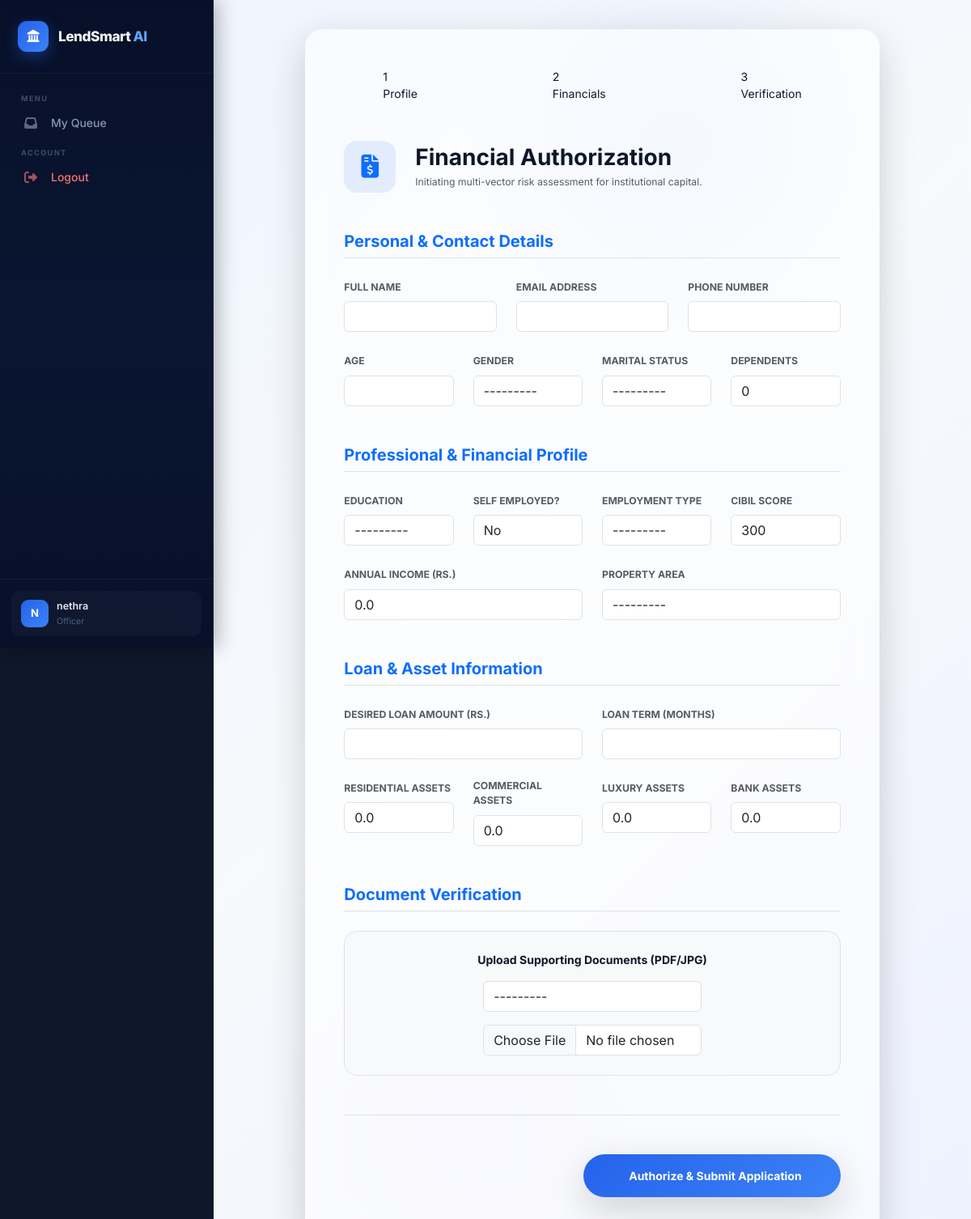
The app's page /apply-loan/ (signed in) with its own data.
### loan_app/models.py (models this page shows, shortened)
class User(AbstractUser):
    ROLE_CHOICES = [
        ('admin', 'Admin'),
        ('officer', 'Loan Officer'),
        ('applicant', 'Applicant'),
    ]
    role = models.CharField(max_length=20, choices=ROLE_CHOICES, default='applicant')
    phone = models.CharField(max_length=15, blank=True, null=True)
    employee_id = models.CharField(max_length=20, blank=True, null=True, unique=True)
    department = models.CharField(max_length=50, blank=True, null=True)
    joined_date = models.DateTimeField(auto_now_add=True)

### loan_app/views.py (the view)
# urls.py: path('apply-loan/', views.apply_loan_view, name='apply_loan'),
@login_required
def apply_loan_view(request):
    if request.method == 'POST':
        form = LoanApplicationForm(request.POST)
        doc_form = DocumentUploadForm(request.POST, request.FILES)
        if form.is_valid() and doc_form.is_valid():
            application = form.save(commit=False)
            application.user = request.user
            if predictor:
                try:
                    result = predictor.predict(application, use_ann=True)
                    application.ml_prediction = result['status']
                    application.prediction = result['status']
                    application.prediction_confidence = result['confidence']
                except Exception as e:
                    print(f"Prediction failed: {e}")
            application.save()
            doc = doc_form.save(commit=False)
            doc.application = application
            doc.save()
            messages.success(request, 'Loan application submitted successfully!')
            return redirect('prediction_result', application_id=application.id)
    else:
        form = LoanApplicationForm()
        doc_form = DocumentUploadForm()
    return render(request, 'user/apply_loan.html', {'form': form, 'doc_form': doc_form})

### loan_app/forms.py
class DocumentUploadForm(forms.ModelForm):
    class Meta:
        model = Document
        fields = ['document_type', 'file_path']
        widgets = {
            'document_type': forms.Select(attrs={'class': 'form-control'}),
            'file_path': forms.ClearableFileInput(attrs={'class': 'form-control'}),
        }

### templates/user/apply_loan.html (shortened to what this page needs)
{% extends 'base.html' %}
{% block content %}
<div class="row justify-content-center">
    <div class="col-lg-10 animate-pro">
        <div class="pro-card p-5 border-0 shadow-lg">
            <div class="stepper-wrapper mb-5 d-flex justify-content-between align-items-center px-lg-5">
                <div class="step-item active">
                    <div class="step-icon">1</div>
                    <div class="step-label">Profile</div>
                </div>
                <div class="step-item">
                    <div class="step-icon">2</div>
                    <div class="step-label">Financials</div>
                </div>
                <div class="step-item">
                    <div class="step-icon">3</div>
                    <div class="step-label">Verification</div>
                </div>
            </div>
            <div class="d-flex align-items-center mb-5">
                <div class="bg-primary-light text-primary me-4" style="width: 64px; height: 64px; font-size: 1.8rem; display: flex; align-items: center; justify-content: center; border-radius: 16px;">
                    <i class="fas fa-file-invoice-dollar"></i>
                </div>
                <div>
                    <h3 class="fw-bold mb-1 text-slate-800">Financial Authorization</h3>
                    <p class="text-muted small mb-0">Initiating multi-vector risk assessment for institutional capital.</p>
                </div>
            </div>
            <form method="post" enctype="multipart/form-data">
                <h5 class="fw-bold text-primary mb-4 border-bottom pb-2">Personal & Contact Details</h5>
                <div class="row g-4 mb-5">
                    <div class="col-md-4">
                        <label class="form-label fw-bold text-muted small text-uppercase">Full Name</label>
                        {{ form.applicant_name }}
                    </div>
                    <div class="col-md-4">
                        <label class="form-label fw-bold text-muted small text-uppercase">Email Address</label>
                        {{ form.email }}
                    </div>
                    <div class="col-md-4">
                        <label class="form-label fw-bold text-muted small text-uppercase">Phone Number</label>
                        {{ form.phone }}
                    </div>
                    <div class="col-md-3">
                        <label class="form-label fw-bold text-muted small text-uppercase">Age</label>
                        {{ form.age }}
                    </div>
                    <div class="col-md-3">
                        <label class="form-label fw-bold text-muted small text-uppercase">Gender</label>
                        {{ form.gender }}
                    </div>
                    <div class="col-md-3">
                        <label class="form-label fw-bold text-muted small text-uppercase">Marital Status</label>
                        {{ form.marital_status }}
                    </div>
                    <div class="col-md-3">
                        <label class="form-label fw-bold text-muted small text-uppercase">Dependents</label>
                        {{ form.dependents }}
                    </div>
                </div>
                <h5 class="fw-bold text-primary mb-4 border-bottom pb-2">Professional & Financial Profile</h5>
                <div class="row g-4 mb-5">
                    <div class="col-md-3">
                        <label class="form-label fw-bold text-muted small text-uppercase">Education</label>
                        {{ form.education }}
                    </div>
                    <div class="col-md-3">
                        <label class="form-label fw-bold text-muted small text-uppercase">Self Employed?</label>
                        {{ form.self_employed }}
                    </div>
                    <div class="col-md-3">
                        <label class="form-label fw-bold text-muted small text-uppercase">Employment Type</label>
                        {{ form.employment_type }}
                    </div>
                    <div class="col-md-3">
                        <label class="form-label fw-bold text-muted small text-uppercase">CIBIL Score</label>
                        {{ form.cibil_score }}
                    </div>
                    <div class="col-md-6">
                        <label class="form-label fw-bold text-muted small text-uppercase">Annual Income (Rs.)</label>
                        {{ form.income_annum }}
                    </div>
                    <div class="col-md-6">
                        <label class="form-label fw-bold text-muted small text-uppercase">Property Area</label>
                        {{ form.property_area }}
                    </div>
                </div>
                <h5 class="fw-bold text-primary mb-4 border-bottom pb-2">Loan & Asset Information</h5>
                <div class="row g-4 mb-5">
                    <div class="col-md-6">
                        <label class="form-label fw-bold text-muted small text-uppercase">Desired Loan Amount (Rs.)</label>
                        {{ form.loan_amount }}
                    </div>
                    <div class="col-md-6">
                        <label class="form-label fw-bold text-muted small text-uppercase">Loan Term (Months)</label>
                        {{ form.loan_term }}
                    </div>
                    <div class="col-md-3">
                        <label class="form-label fw-bold text-muted small text-uppercase">Residential Assets</label>
                        {{ form.residential_assets_value }}
                    </div>
                    <div class="col-md-3">
                        <label class="form-label fw-bold text-muted small text-uppercase">Commercial Assets</label>
                        {{ form.commercial_assets_value }}
                    </div>
                    <div class="col-md-3">
                        <label class="form-label fw-bold text-muted small text-uppercase">Luxury Assets</label>
                        {{ form.luxury_assets_value }}
                    </div>
                    <div class="col-md-3">
                        <label class="form-label fw-bold text-muted small text-uppercase">Bank Assets</label>
                        {{ form.bank_asset_value }}
                    </div>
                </div>
                <h5 class="fw-bold text-primary mb-4 border-bottom pb-2">Document Verification</h5>
                <div class="row g-4 mb-5">
                    <div class="col-md-12">
                        <div class="p-4 border border-dashed rounded-4 bg-light text-center">
                            <label class="form-label fw-bold d-block mb-3">Upload Supporting Documents (PDF/JPG)</label>
                            <div class="row justify-content-center">
                                <div class="col-md-6">
                                    {{ doc_form.document_type }}
                                    <div class="mt-3">
                                        {{ doc_form.file_path }}
                                    </div>
                                </div>
                            </div>
                        </div>
                    </div>
                </div>
                <div class="text-end border-top pt-5 mt-5">
                    <button type="submit" class="btn btn-primary btn-lg px-5 py-3 rounded-pill shadow-lg fw-bold">
                         Authorize & Submit Application
                    </button>
                </div>
            </form>
        </div>
    </div>
</div>
{% endblock %}

### templates/base.html (shortened to what this page needs)
<!DOCTYPE html>
<html lang="en">
<head>
    <link href="https://cdn.jsdelivr.net/npm/bootstrap@5.3.0/dist/css/bootstrap.min.css" rel="stylesheet">
    <link href="https://cdnjs.cloudflare.com/ajax/libs/font-awesome/6.4.0/css/all.min.css" rel="stylesheet">
</head>
<body>
    {% if request.resolver_match.url_name not in 'home,login,register' %}
    <aside class="sidebar" id="mainSidebar">
        <div class="sidebar-brand">
            <div class="brand-icon"><i class="fas fa-landmark"></i></div>
            <div class="brand-text">LendSmart <span>AI</span></div>
        </div>
        <nav class="sidebar-nav">
            {% if user.is_authenticated %}
                {% if user.role == 'admin' %}
                    <div class="nav-section">
                        <span class="nav-label">Menu</span>
                        <div class="nav-item"><a href="{% url 'admin_dashboard' %}" class="nav-link {% if request.resolver_match.url_name == 'admin_dashboard' %}active{% endif %}"><i class="fas fa-chart-line"></i> Dashboard</a></div>
                        <div class="nav-item"><a href="{% url 'admin_application_list' %}" class="nav-link {% if 'application' in request.resolver_match.url_name %}active{% endif %}"><i class="fas fa-folder-open"></i> Applications</a></div>
                        <div class="nav-item"><a href="{% url 'admin_officer_list' %}" class="nav-link {% if 'officer' in request.resolver_match.url_name %}active{% endif %}"><i class="fas fa-users"></i> Loan Officers</a></div>
                    </div>
                    <div class="nav-section">
                        <span class="nav-label">Account</span>
                        <div class="nav-item"><a href="{% url 'logout' %}" class="nav-link nav-logout"><i class="fas fa-sign-out-alt"></i> Logout</a></div>
                    </div>
                {% elif user.role == 'officer' %}
                    <div class="nav-section">
                        <span class="nav-label">Menu</span>
                        <div class="nav-item"><a href="{% url 'officer_dashboard' %}" class="nav-link {% if request.resolver_match.url_name == 'officer_dashboard' %}active{% endif %}"><i class="fas fa-inbox"></i> My Queue</a></div>
                    </div>
                    <div class="nav-section">
                        <span class="nav-label">Account</span>
                        <div class="nav-item"><a href="{% url 'logout' %}" class="nav-link nav-logout"><i class="fas fa-sign-out-alt"></i> Logout</a></div>
                    </div>
                {% endif %}
            {% endif %}
        </nav>
        {% if user.is_authenticated %}
        <div class="sidebar-footer">
            <div class="sidebar-user">
                <div class="user-avatar">{{ user.username|slice:":1"|upper }}</div>
                <div>
                    <div class="user-name">{{ user.username }}</div>
                    <div class="user-role">{{ user.role|capfirst }}</div>
                </div>
            </div>
        </div>
        {% endif %}
    </aside>
    {% endif %}
    <div class="main-wrapper" style="{% if request.resolver_match.url_name in 'home,login,register' %}margin-left:0;width:100%;{% endif %}">
        <main class="page-content">
            {% block content %}{% endblock %}
        </main>
    </div>
</body>
</html>

### records on screen
User: username "N", username "nethra", role "Officer"
